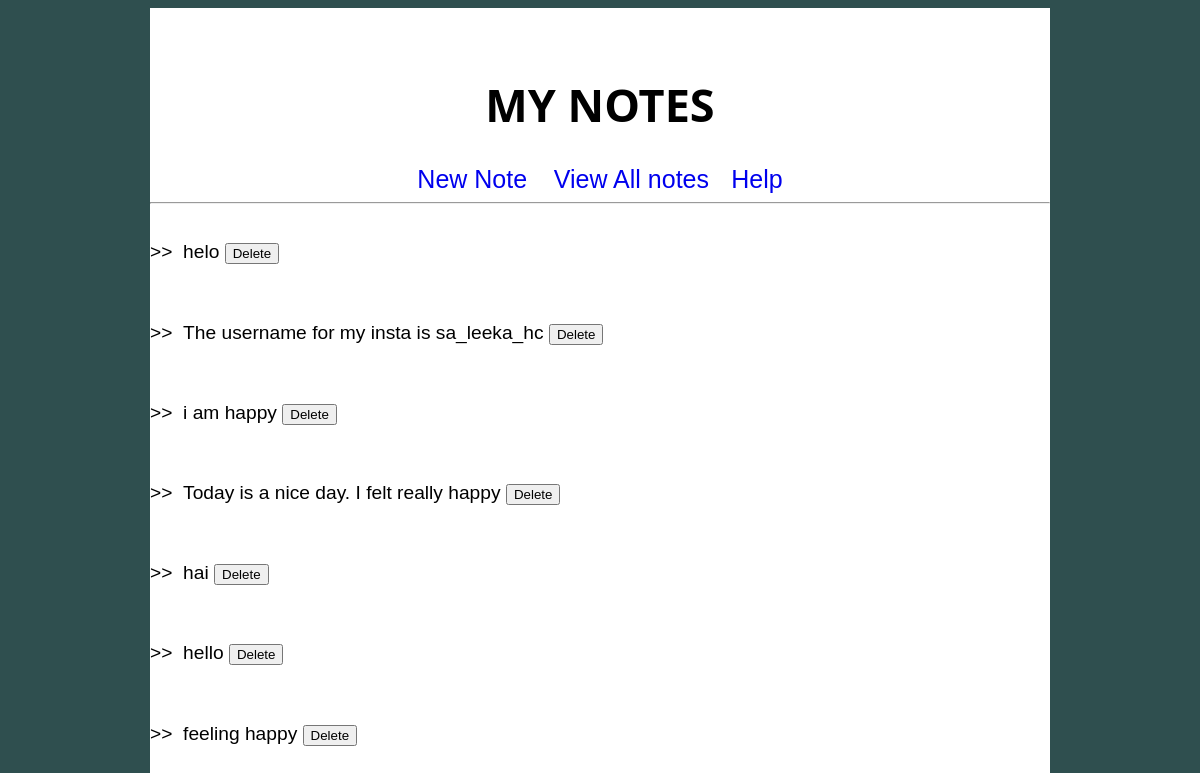
Before: /view with the older database file.
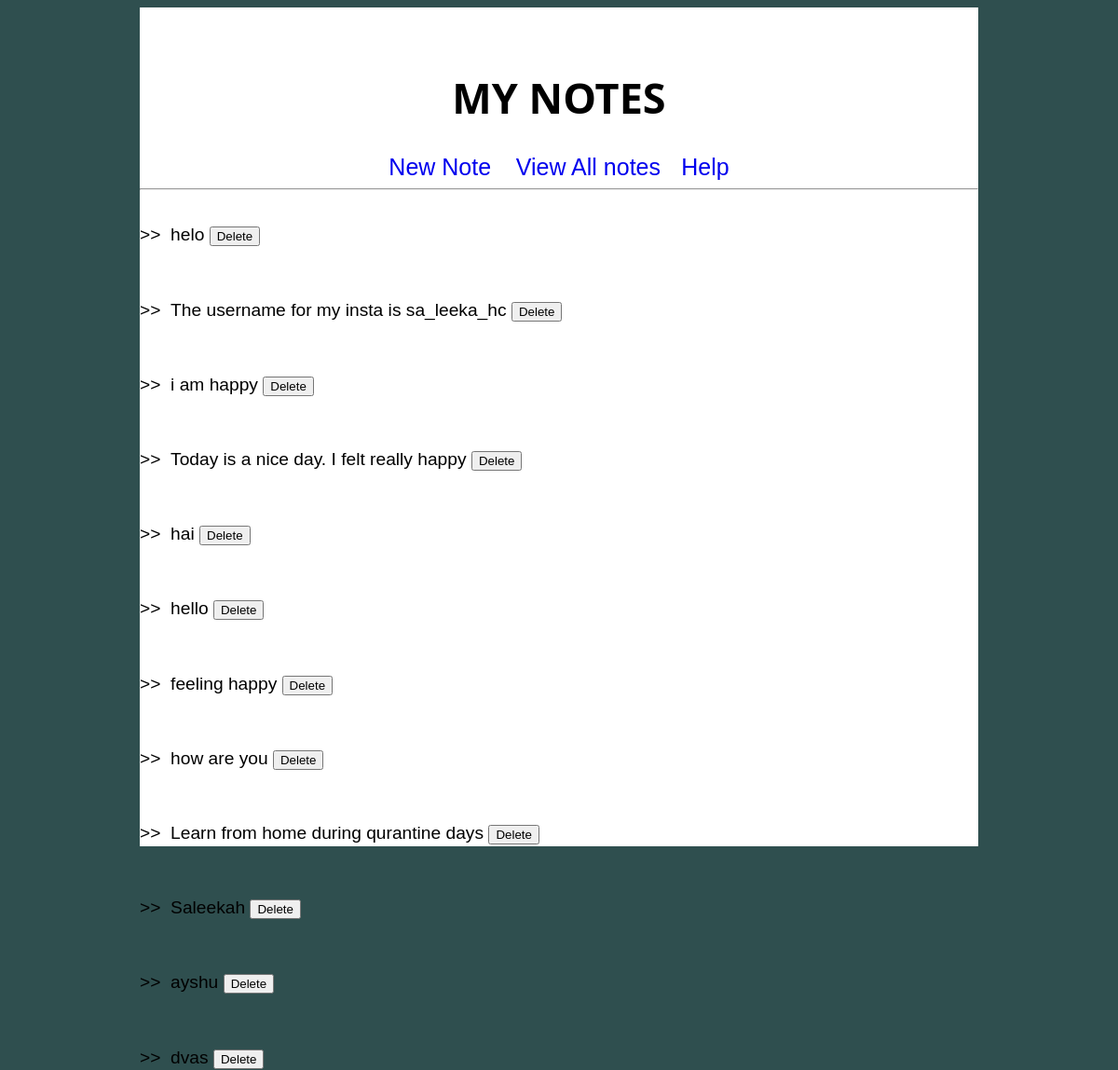
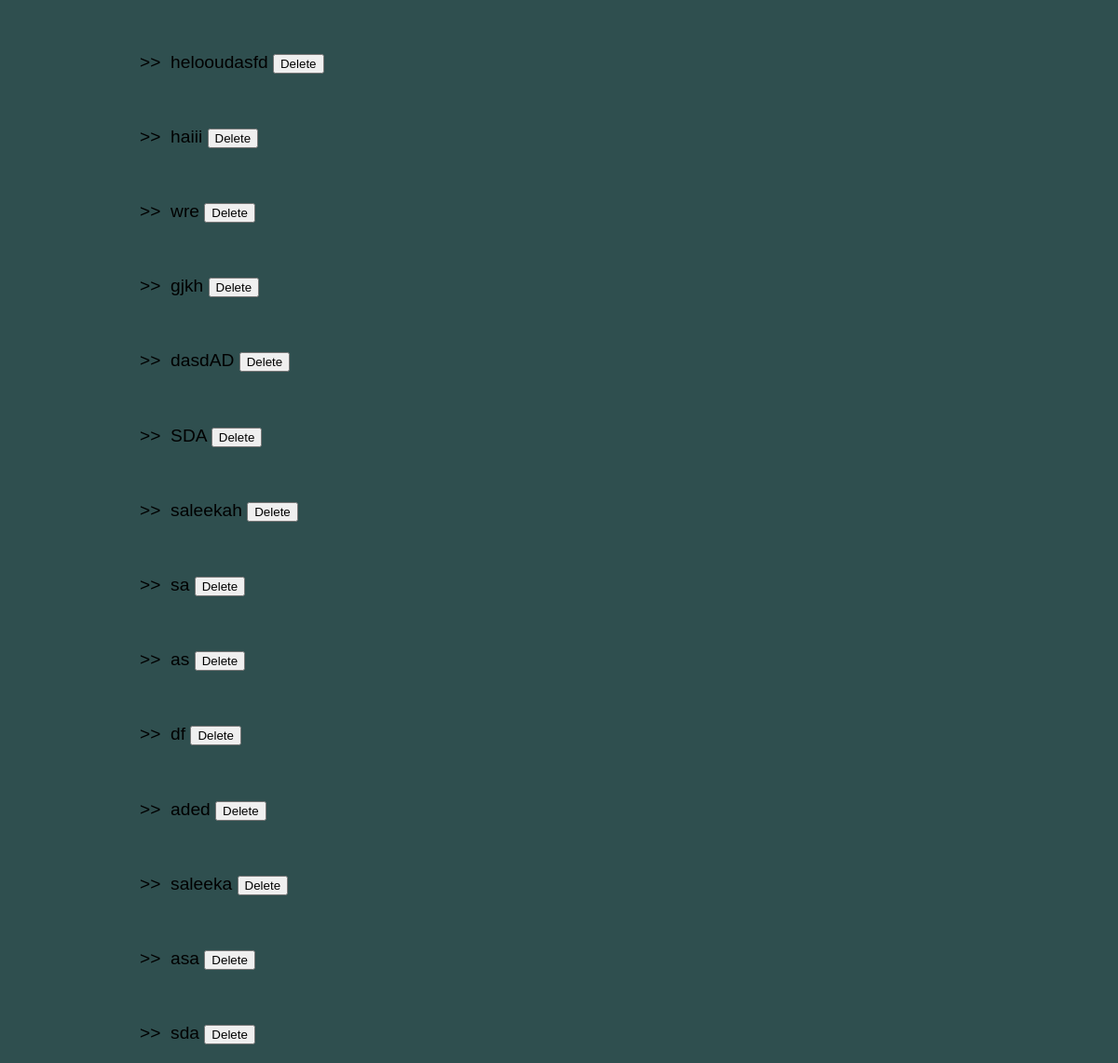
After: the same page with the newer database file (2 pictures, top to bottom).
### app/models.py (models this page shows, shortened)
class Mynotes(db.Model):
    id = db.Column(db.Integer, primary_key=True)
    text = db.Column(db.String(1000), index=False, unique=True)

### app/routes.py (the view)
@app.route('/view')
def view():
    notes=Mynotes.query.all()
    return render_template("view.html",notes=notes)

### app/templates/view.html
{% extends "base.html"%}
{%block content %}
    {%for note in notes%}
    <div class='view'>
      <p>>> &nbsp;{{note.text}}
         <button class="delete" action='/delete' type="button">Delete</button>
      </p>
    </div>
    {%endfor%}
{% endblock%}

### app/templates/base.html (shortened to what this page needs)
<!DOCTYPE html>
<html lang="en">
<head>
</head>
<body>
    <div class="container">
        <br/>
        <br/>
        <h1> MY NOTES</h1>
        <div class="nav">
            <a href="/new">New Note</a> &nbsp;&nbsp;&nbsp;&nbsp;
            <a href="/view">View All notes</a>&nbsp;&nbsp;&nbsp;&nbsp;
            <a href="/help">Help</a>
            <hr>
        </div>
        {% block content %} {% endblock%}
    </div>
</body>
</html>

### app/templates/base.html (style rules this page uses)
body { font-family: 'Gill Sans', 'Gill Sans MT', Calibri, 'Trebuchet MS', sans-serif; background-color: darkslategrey; }
h1 { font-size: 45px; font-family:'Segoe UI', Tahoma, Geneva, Verdana, sans-serif; font-style: normal; font-weight: bolder; font-display: grid; font-kerning: normal; }
.container { margin: auto; height:900px; width:900px; background-color:white; text-align: center; shape-rendering: auto; box-shadow: inherit; }
.nav a { text-decoration: none; font-size: large; font-size: 25px; }
.delete { position: relative; text-align: left; margin: 20px auto; }
.view p { text-align: left; font-size: larger; }
.delete { text-align: right; }

Changed rows visible on the page:
added Mynotes: text "how are you"
added Mynotes: text "Learn from home during qurantine days"
added Mynotes: text "Saleekah"
added Mynotes: text "ayshu"
added Mynotes: text "dvas"
added Mynotes: text "helooudasfd"
added Mynotes: text "haiii"
added Mynotes: text "wre"
added Mynotes: text "gjkh"
added Mynotes: text "dasdAD"
added Mynotes: text "SDA"
added Mynotes: text "saleekah"
added Mynotes: text "sa"
added Mynotes: text "as"
added Mynotes: text "df"
added Mynotes: text "aded"
added Mynotes: text "saleeka"
added Mynotes: text "asa"
added Mynotes: text "sda"
